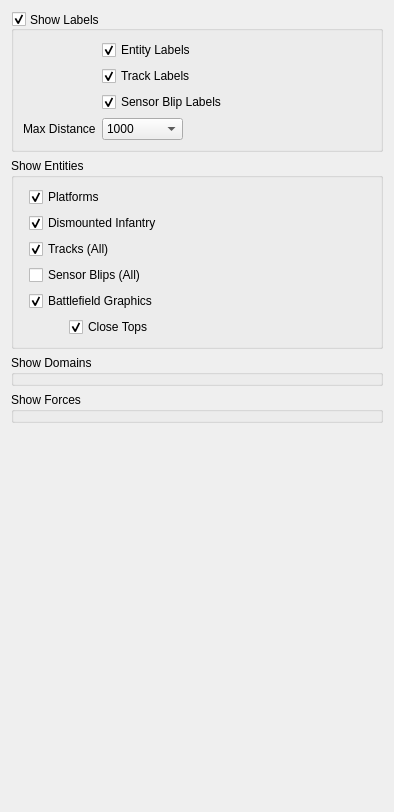
           <widget class="QWidget" name="scrollAreaWidgetContents">
            <property name="geometry">
             <rect>
              <x>0</x>
              <y>0</y>
              <width>394</width>
              <height>812</height>
             </rect>
            </property>
            <layout class="QVBoxLayout" name="verticalLayout">
             <item>
              <widget class="QGroupBox" name="mVisLabelGroup">
               <property name="title">
                <string>Show Labels</string>
               </property>
               <property name="alignment">
                <set>Qt::AlignJustify|Qt::AlignVCenter</set>
               </property>
               <property name="checkable">
                <bool>true</bool>
               </property>
               <layout class="QFormLayout" name="formLayout_8">
                <property name="fieldGrowthPolicy">
                 <enum>QFormLayout::FieldsStayAtSizeHint</enum>
                </property>
                <item row="0" column="1">
                 <widget class="QCheckBox" name="mVisEntityChk">
                  <property name="text">
                   <string>Entity Labels</string>
                  </property>
                  <property name="checked">
                   <bool>true</bool>
                  </property>
                 </widget>
                </item>
                <item row="1" column="1">
                 <widget class="QCheckBox" name="mVisTrackChk">
                  <property name="text">
                   <string>Track Labels</string>
                  </property>
                  <property name="checked">
                   <bool>true</bool>
                  </property>
                 </widget>
                </item>
                <item row="2" column="1">
                 <widget class="QCheckBox" name="mVisBlipChk">
                  <property name="text">
                   <string>Sensor Blip Labels</string>
                  </property>
                  <property name="checked">
                   <bool>true</bool>
                  </property>
                 </widget>
                </item>
                <item row="4" column="0">
                 <widget class="QLabel" name="mVisDistLabel">
                  <property name="text">
                   <string>Max Distance</string>
                  </property>
                 </widget>
                </item>
                <item row="4" column="1">
                 <widget class="QComboBox" name="mVisMaxDistCombo">
                  <property name="currentIndex">
                   <number>3</number>
                  </property>
                  <item>
                   <property name="text">
                    <string>50</string>
                   </property>
                  </item>
                  <item>
                   <property name="text">
                    <string>100</string>
                   </property>
                  </item>
                  <item>
                   <property name="text">
                    <string>500</string>
                   </property>
                  </item>
                  <item>
                   <property name="text">
                    <string>1000</string>
                   </property>
                  </item>
                  <item>
                   <property name="text">
                    <string>2500</string>
                   </property>
                  </item>
                  <item>
                   <property name="text">
                    <string>5000</string>
                   </property>
                  </item>
                  <item>
                   <property name="text">
                    <string>10000</string>
                   </property>
                  </item>
                  <item>
                   <property name="text">
                    <string>Unlimited</string>
                   </property>
                  </item>
                 </widget>
                </item>
               </layout>
              </widget>
             </item>
             <item>
              <widget class="QGroupBox" name="mVisEntityGroup">
               <property name="title">
                <string>Show Entities</string>
               </property>
               <property name="checkable">
                <bool>false</bool>
               </property>
               <layout class="QFormLayout" name="formLayout_9">
                <property name="fieldGrowthPolicy">
                 <enum>QFormLayout::FieldsStayAtSizeHint</enum>
                </property>
                <item row="0" column="1">
                 <widget class="QCheckBox" name="mVisShowPlatforms">
                  <property name="text">
                   <string>Platforms</string>
                  </property>
                  <property name="checked">
                   <bool>true</bool>
                  </property>
                 </widget>
                </item>
                <item row="1" column="1">
                 <widget class="QCheckBox" name="mVisShowHumans">
                  <property name="text">
                   <string>Dismounted Infantry</string>
                  </property>
                  <property name="checked">
                   <bool>true</bool>
                  </property>
                 </widget>
                </item>
                <item row="2" column="1">
                 <widget class="QCheckBox" name="mVisShowTracks">
                  <property name="text">
                   <string>Tracks (All)</string>
                  </property>
                  <property name="checked">
                   <bool>true</bool>
                  </property>
                 </widget>
                </item>
                <item row="3" column="1">
                 <widget class="QCheckBox" name="mVisShowBlips">
                  <property name="text">
                   <string>Sensor Blips (All)</string>
                  </property>
                  <property name="checked">
                   <bool>false</bool>
                  </property>
                 </widget>
                </item>
                <item row="4" column="1">
                 <widget class="QCheckBox" name="mVisShowBFG">
                  <property name="text">
                   <string>Battlefield Graphics</string>
                  </property>
                  <property name="checked">
                   <bool>true</bool>
                  </property>
                 </widget>
                </item>
                <item row="5" column="1">
                 <layout class="QHBoxLayout" name="horizontalLayout_3">
                  <property name="spacing">
                   <number>0</number>
                  </property>
                  <item>
                   <spacer name="horizontalSpacer">
                    <property name="orientation">
                     <enum>Qt::Horizontal</enum>
                    </property>
                    <property name="sizeHint" stdset="0">
                     <size>
                      <width>40</width>
                      <height>20</height>
                     </size>
                    </property>
                   </spacer>
                  </item>
                  <item>
                   <widget class="QCheckBox" name="mVisBFGCloseTops">
                    <property name="text">
                     <string>Close Tops</string>
                    </property>
                    <property name="checked">
                     <bool>true</bool>
                    </property>
                   </widget>
                  </item>
                 </layout>
                </item>
               </layout>
              </widget>
             </item>
             <item>
              <widget class="QGroupBox" name="mVisDomainGroup">
               <property name="layoutDirection">
                <enum>Qt::LeftToRight</enum>
               </property>
               <property name="title">
                <string>Show Domains</string>
               </property>
              </widget>
             </item>
             <item>
              <widget class="QGroupBox" name="mVisForceGroup">
               <property name="title">
                <string>Show Forces</string>
               </property>
              </widget>
             </item>
             <item>
              <spacer>
               <property name="orientation">
                <enum>Qt::Vertical</enum>
               </property>
               <property name="sizeHint" stdset="0">
                <size>
                 <width>20</width>
                 <height>40</height>
                </size>
               </property>
              </spacer>
             </item>
            </layout>
           </widget>
